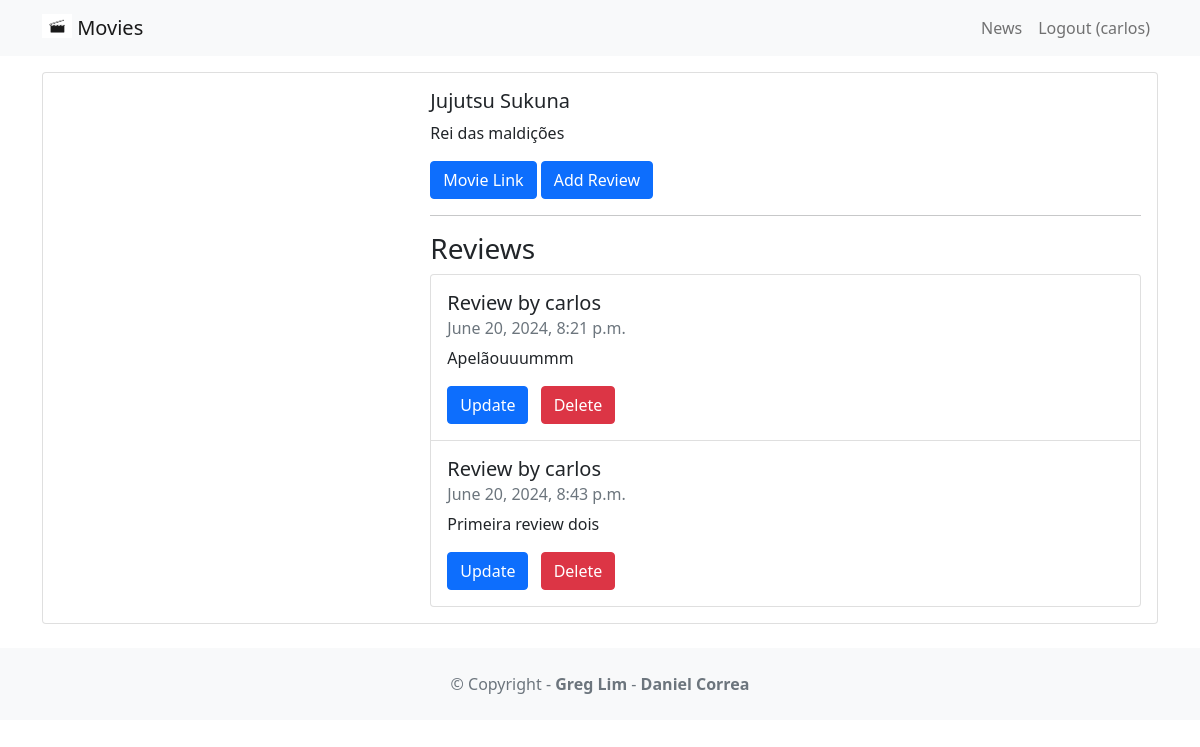
Screenshot of /movie/1 (signed in) with the database file from the repository.
### movie/models.py (models this page shows, shortened)
class Movie(models.Model):
    title = models.CharField(max_length=100)
    description = models.CharField(max_length=250)
    image = models.ImageField(upload_to='movie/images/')
    url = models.URLField(blank=True)

class Review(models.Model):
    text = models.CharField(max_length=100)
    date = models.DateTimeField(auto_now_add=True)
    user = models.ForeignKey(User,on_delete=models.CASCADE)
    movie = models.ForeignKey(Movie,on_delete=models.CASCADE)
    watchAgain = models.BooleanField()

### movie/views.py (the view)
# urls.py: path('<int:movie_id>', views.detail, name='detail'),
def detail(request, movie_id):
    movie = get_object_or_404(Movie,pk=movie_id)
    reviews = Review.objects.filter(movie = movie)
    return render(request, 'detail.html', {'movie':movie, 'reviews': reviews})

### movie/templates/detail.html (shortened to what this page needs)
{% extends 'base.html' %}
{% block content %}
    <div class="card mb-3">
        <div class="row g-0">
            <div class="col-md-4">
            </div>
            <div class="col-md-8">
                <div class="card-body">
                    <h5 class="card-title">{{ movie.title }}</h5>
                    <p class="card-text">{{ movie.description }}</p>
                    <p class="card-text">
                        {% if movie.url %}
                            <a href="{{ movie.url }}" class="btn btn-primary">
                            Movie Link
                            </a>
                        {% endif %}
                        {% if user.is_authenticated %}
                            <a href="{% url 'createreview' movie.id %}" class="btn btn-primary">
                                Add Review
                            </a>
                        {% endif %}
                    </p>
                    <hr/>
                    <h3>Reviews</h3>
                    <ul class="list-group">
                        {% for review in reviews %}
                            <li class="list-group-item pb-3 pt-3">
                                <h5 class="card-title">
                                    Review by {{ review.user.username }}
                                </h5>
                                <h6 class="card-subtitle mb-2 text-muted">
                                    {{ review.date }}
                                </h6>
                                <p class="card-text">{{ review.text }}</p>
                                {% if user.is_authenticated and user == review.user %}
                                    <a class="btn btn-primary me-2" href="{% url 'updatereview' review.id %}">Update</a>
                                    <a class="btn btn-danger" href="{% url 'deletereview' review.id %}">Delete</a>
                                {% endif %}
                            </li>
                        {% endfor %}
                    </ul>
                </div>
            </div>
        </div>
    </div>
{% endblock content %}

### moviereviews/templates/base.html (shortened to what this page needs)
<!DOCTYPE html>
<html>
<head>
    <link href="https://cdn.jsdelivr.net/npm/bootstrap@5.1.1/dist/css/bootstrap.min.css" rel="stylesheet"/>
</head>
<body>
    <nav class="navbar navbar-expand-lg navbar-light bg-light mb-3">
        <div class="container">
            <a class="navbar-brand" href="{% url 'home' %}">
                {% load static %}
                <img src="{% static 'images/movie.jpg' %}" alt="" width="30" height="24" class="d-inline-block align-text-top" />
                Movies
            </a>
            <div class="collapse navbar-collapse" id="navbarNavAltMarkup">
                <div class="navbar-nav ms-auto">
                    <a class="nav-link" href="{% url 'news' %}">News</a>
                    {% if user.is_authenticated %}
                        <a class="nav-link" href="{% url 'logoutaccount' %}">
                            Logout ({{ user.username }})
                        </a>
                    {% else %}
                        <a class="nav-link" href="{% url 'loginaccount' %}">Login</a>
                        <a class="nav-link" href="{% url 'signupaccount' %}">Sign Up</a>
                    {% endif %}
                </div>
            </div>
        </div>
    </nav>
    <div class="container">
        {% block content %}
        {% endblock content %}
    </div>
    <footer class="text-center text-lg-start bg-light text-muted mt-4">
        <div class="text-center p-4">
            © Copyright -
            <a class="text-reset fw-bold text-decoration-none" target="_blank" href="https://twitter.com/greglim81">
                Greg Lim
            </a> -
            <a class="text-reset fw-bold text-decoration-none" target="_blank" href="https://twitter.com/danielgarax">
                Daniel Correa
            </a>
        </div>
    </footer>
</body>
</html>

### rows the page displays
Movie: title "Jujutsu Sukuna", description "Rei das maldições"
Review: user.username "carlos", date "June 20, 2024, 8:21 p.m.", text "Apelãouuummm", shows "Update"
Review: user.username "carlos", date "June 20, 2024, 8:43 p.m.", text "Primeira review dois", shows "Update"

### other values shown
{{ user.username }} "carlos"
